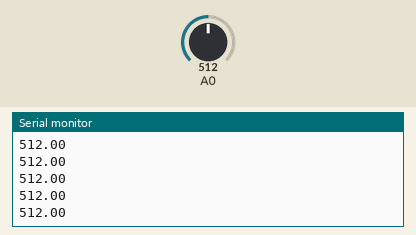
The sketch below on a simulated Arduino Uno, built with avr-gcc and run on an emulated ATmega328P. Shown: the last lines printed to the serial monitor. The inputs (shaded band) are chosen by the test bench; at power-on: A0 = 512.

Above: at 1.2 s.
1.3 s: A0 set to 716
At 1.34 s:
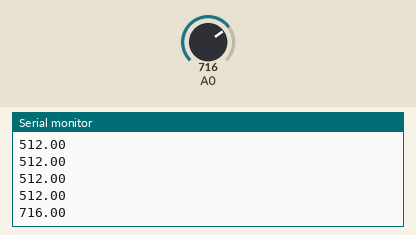
2.8 s: A0 set to 900
At 2.88 s:
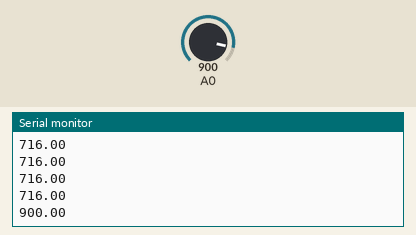
Timing chart, 0 to 5.8 s (numbered marks = the images above; inputs shaded):
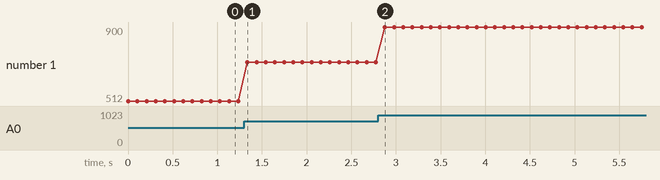

The sketch:

Heartbeat_Sensor_with_Arduino.ino
```cpp
void setup() {
  pinMode(A0,INPUT);
  Serial.begin(9600);
}

void loop() {
  float pluse;
  int sum=0;
  for(int i=0; i<20; i++)
    sum+=analogRead(A0);
  pluse=sum/20.00;
  Serial.println(pluse);
  delay(100);
}
```

Measured:
- after the input at 1.3 s, the serial monitor: prints a new line at once (image 1)
- after the input at 2.8 s, the serial monitor: prints a new line after 0.08 s (image 2)
- plotted number 1: 512 → 716 after the input at 1.3 s, 716 → 900 after the input at 2.8 s
